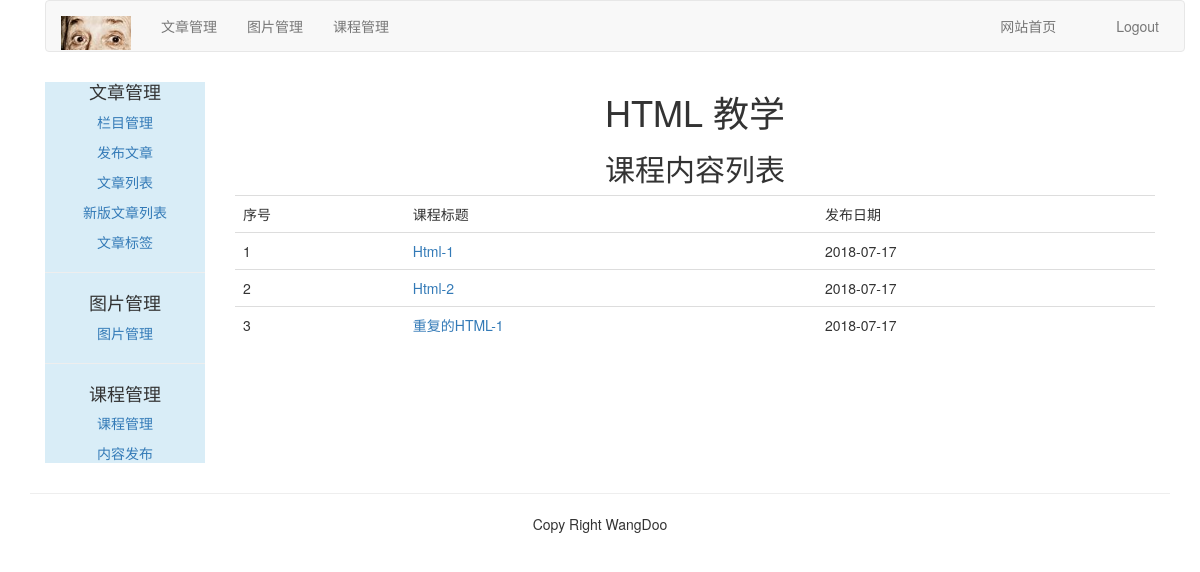
/course/list-lessons/6/, run on the app's committed database.
### course/models.py (models this page shows, shortened)
class Course(models.Model):
	user = models.ForeignKey(User, related_name='courses_user', on_delete=models.CASCADE)
	title = models.CharField(max_length=200)
	slug = models.SlugField(max_length=200, unique=True)
	overview = models.TextField()
	created = models.DateTimeField(auto_now_add=True)
	student = models.ManyToManyField(User, related_name="courses_joined", blank=True)
	class Meta:
		ordering = ('-created',)

class Lesson(models.Model):
	user = models.ForeignKey(User, related_name="lesson_user", on_delete=models.CASCADE)
	course = models.ForeignKey(Course, related_name="lesson", on_delete=models.CASCADE)
	title = models.CharField(max_length=200)
	video = models.FileField(upload_to=user_directory_path)
	description = models.TextField(blank=True)
	attach = models.FileField(upload_to=user_directory_path, blank=True)
	created = models.DateTimeField(auto_now_add=True)
	order = OrderField(blank=True, for_fields=['course'])
	class Meta:
		ordering = ['order']

### course/views.py (the view)
# urls.py: path('list-lessons/<int:course_id>/', ListLessonsView.as_view(), name='list_lessons'),
class ListLessonsView(LoginRequiredMixin, TemplateResponseMixin, View):
	login_url = "/account/login/"
	template_name = 'course/manage/list_lessons.html'
	def get(self, request, course_id):
		course = get_object_or_404(Course, id=course_id)
		return self.render_to_response({'course':course})

### templates/course/manage/list_lessons.html (shortened to what this page needs)
{% extends "article/base.html" %}
{% block content %}
<div>
	<div class="text-center">
		<h1>{{ course.title }}</h1>
		<h2>课程内容列表</h2>
	</div>
	<table class="table table-hover" style="margin-top: 10px">
		<tr>
			<td>序号</td><td>课程标题</td><td>发布日期</td>
		</tr>
		{% for lesson in course.lesson.all %}
			<tr id="{{ forloop.counter }}">
				<td>{{ forloop.counter }}</td>
				<td><a href="{% url 'course:detail_lesson' lesson.id %}">{{ lesson.title }}</a></td>
				<td>{{ lesson.created | date:"Y-m-d" }}</td>
			</tr>
		{% endfor %}
	</table>
</div>
{% endblock %}

### data on the page
Course: title "HTML 教学"
Lesson: title "Html-1", created "2018-07-17"
Lesson: title "Html-2", created "2018-07-17"
Lesson: title "重复的HTML-1", created "2018-07-17"
